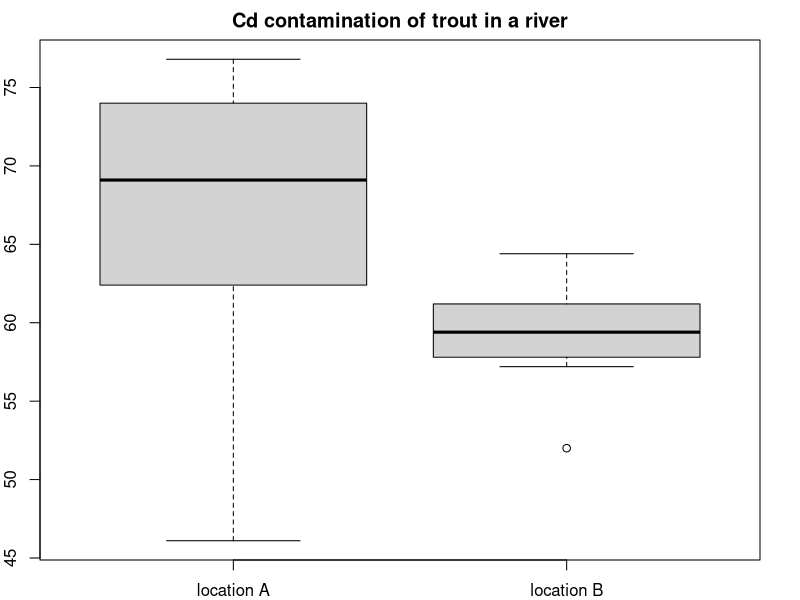
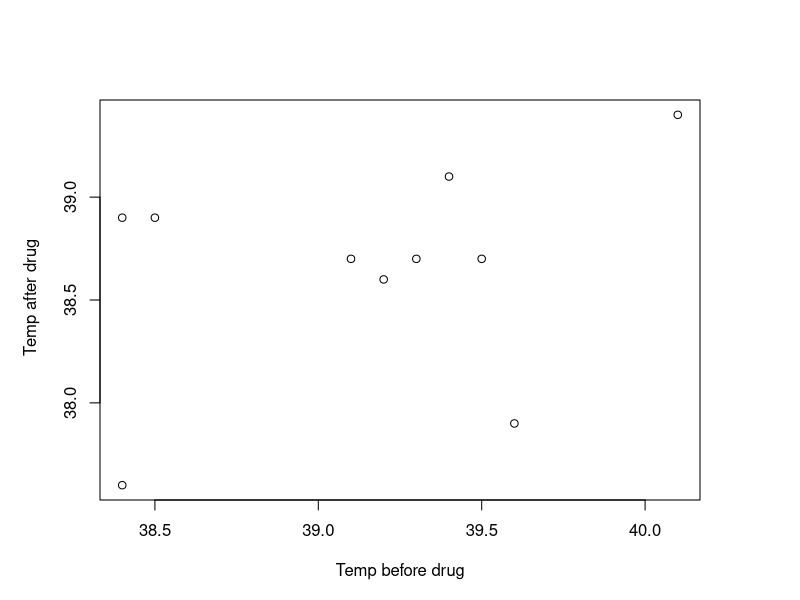
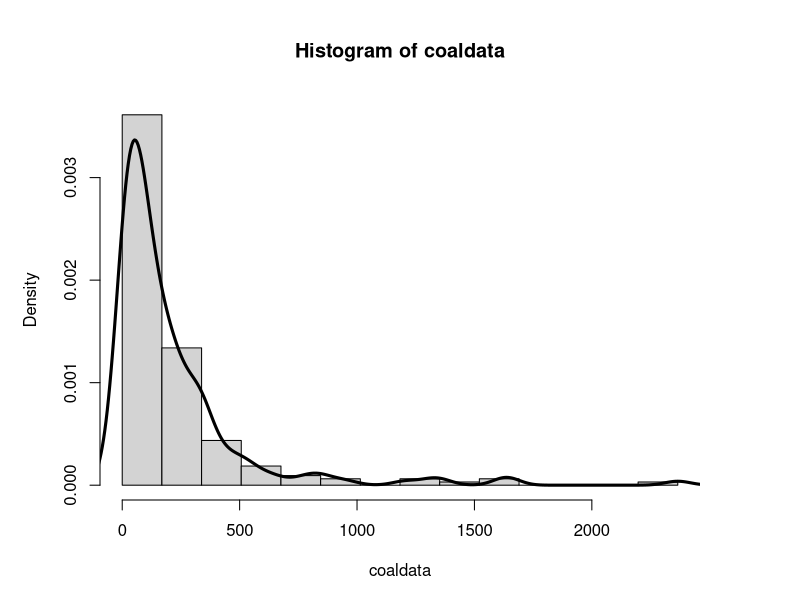

Reproduce these figures in R, in order.
##### Stochastic Methods for Material Science Programming Project 1 #####
### by Omkar Kolekar (66808) in collaboration with Ajinkya Nalawade ###

###############################################################################################################################################################
## Task 1 ##
#location A and locationB -> Vectors of values Cd content (in mg/g fresh wgt)
locationA = c(76.8,72.3,74.0,73.2,46.1,76.5,61.9,62.4,65.9,62.4)
locationB = c(64.4,60.0,59.4,61.2,52.0,58.1,62.0,57.8,57.2)
par(mar=c(2,2,2,2)) # Without this command the box plot was not working.
#It showed the error Figure margin too large.
#You can turn it off if this causes a problem in your code

#Answer 1.a) Draw Box plot
names = c("location A", "location B") #names vector for box plot X axis value 
boxplot(locationA,locationB,main="Cd contamination of trout in a river",ylab="mg/g fresh weight",names=names) 
#Observations from the boxplot are as follows
# 1) At locationA we see median is slightly closer to Q3 indicating a slightly left skewed distribution
# 2) At locationB we see outliners and quite possible a perfect normal distribution as median appears to be at center

#Answer 1.b) Testing for Normality Of DATA
shapiro.test(locationA)
shapiro.test(locationB)
#In the above shapiro test the P value of both the test is above alpha/2 = 0.025.
# Pvalue of locationA = 0.095
# Pvalue of locationB = 0.7679
#Hence we do not reject the assumption that Cd contents measured at both locations can be regarded as realizations of a normally distributed random variable.

#Answer 1.c)  F test to compare two variances
var.test(locationA,locationB)
#Since P value = 0.01022 is below our alpha = 0.025 we reject the assumption that the variances are equal

#Answer 1.d)  Welch Two Sample t-test
t.test(locationA,locationB,var.equal = FALSE)
#mean at locationA = 67.15000
#mean at locationB = 59.12222
#From the above, we clearly say that the expected value of Cd content at A is far greater that that of the B.


###############################################################################################################################################################
## TASK 2 ##
#before and after -> Vectors of values The measured temperatures before and 3 hours after taking a drug can be found for ten
#different patients in the following table:
before = c(38.4,39.6,39.4,40.1,39.2,38.5,39.3,39.1,38.4,39.5)
after =c(37.6,37.9,39.1,39.4,38.6,38.9,38.7,38.7,38.9,38.7)

#Answer 1.a) sample situation
#Since the data here after and before taking the drug, was taken from an individual its a paired sample situation
#The 1st before and after value corresponds to 1st individual.. the second corresponds to second and so on
#Hence paired sample

#Answer 1.b) scatter plot of the data
par(mar=c(5,5,5,5))
plot(before,after,xlab="Temp before drug", ylab=" Temp after drug")
# The scatter plot shows that there could be a linear relation between the Temperature before and after taking the drug

#Answer 1.c) Correlation Estimation between the temperature values before and after taking the drug.
cor(before,after)
# A correlation value of 0.348 which is less than 1 but more than 0 shows that there is a weak positive linear relation between two data set.

#Answer 1.d) Test for level α = 0.05 if the correlation is significant
cor.test(before,after)
#Pearson's product-moment correlation best used when results have already been plotted on a scatter graph
#and there is an indication of a linear relationship between the two factors.
#As here it can be said that there is a weak linear relation between the two data set, 
#hence we have used the Pearson's Test.
#And a correlation value of 0.3485987 indicates not a very significant correlation


##########################################################################################################################################################
## TASK 3 ##

#Answer 1.a) Loading the data in coaldata.
coaldata = scan("coal_data.txt")
n = length(coaldata) #the number of observations taken into consideration
L = max ( coaldata  ) - min ( coaldata  )
b = seq ( min ( coaldata  ), max ( coaldata  ), L/14)
hist ( coaldata  , breaks = b,freq=0)
lines ( density ( coaldata ),lwd =3)
#The histogram shows an exponential distribution. As this distribution is based on time intervals between events.

#Answer 1.b) Confidence interval for the mean value of days between two disasters for confidence
#level of 95%.

# estimation of the mean for coaldata
mu_coaldata = mean(coaldata)

# estimation of the variance
var_coaldata = var(coaldata)

# estimation of the standard deviation of the coaldata
sd_coaldata = sd(coaldata)

# Calculating half width of confidence interval using quantile
# of the t-distribution by qt
alpha = 0.05 #confidence level
del = sd_coaldata/sqrt(n)*qt(1-0.5*alpha,n-1)
#half width of the data is equal to 44.87

#lower and the upper limit of the confidence level
LL = mu_coaldata - del
UL = mu_coaldata + del
#Upper limit of the confidence level = 258.29
#Lower limit of the confidence level = 168.55